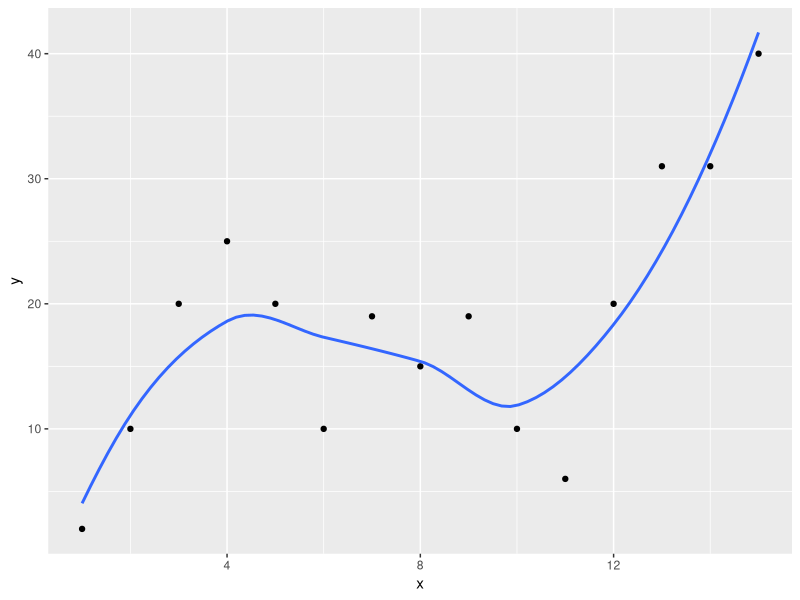
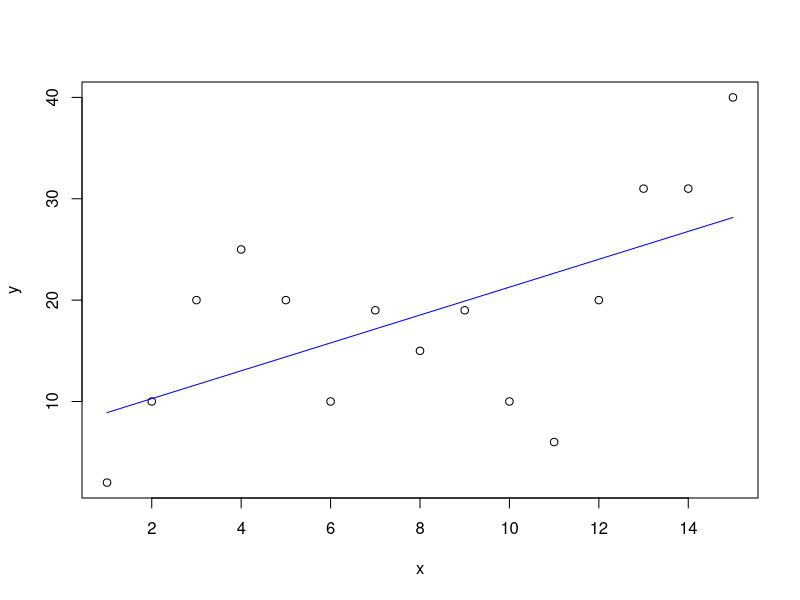
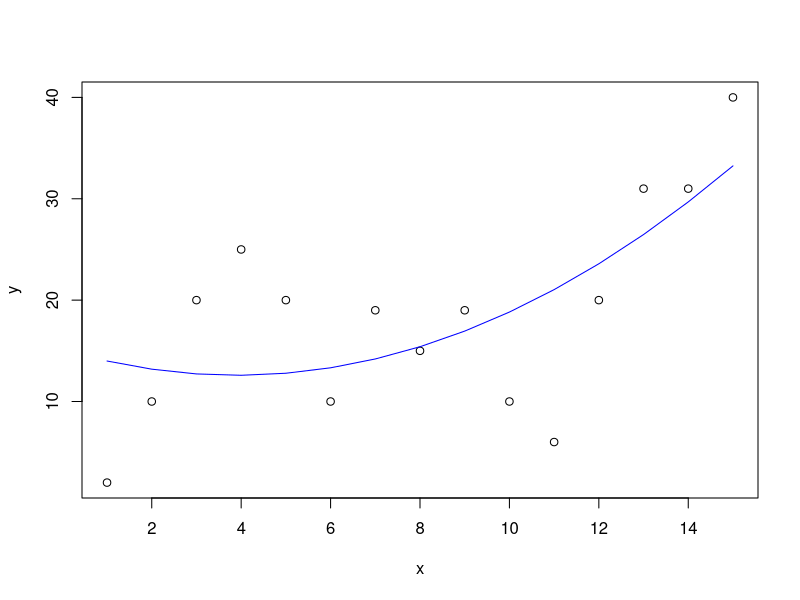
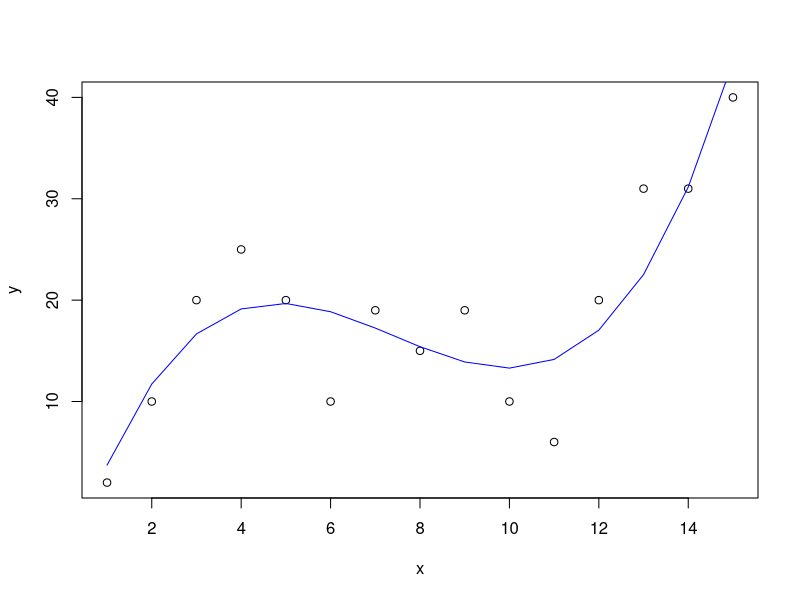
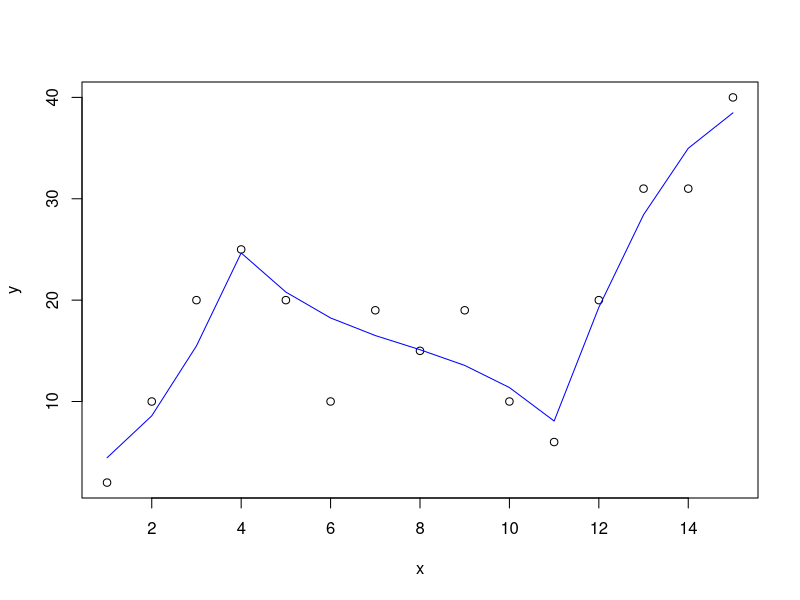
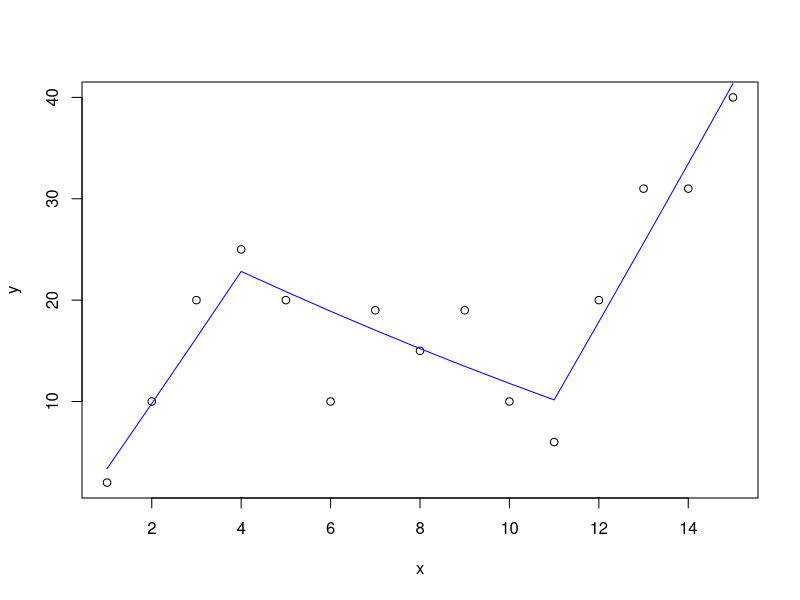
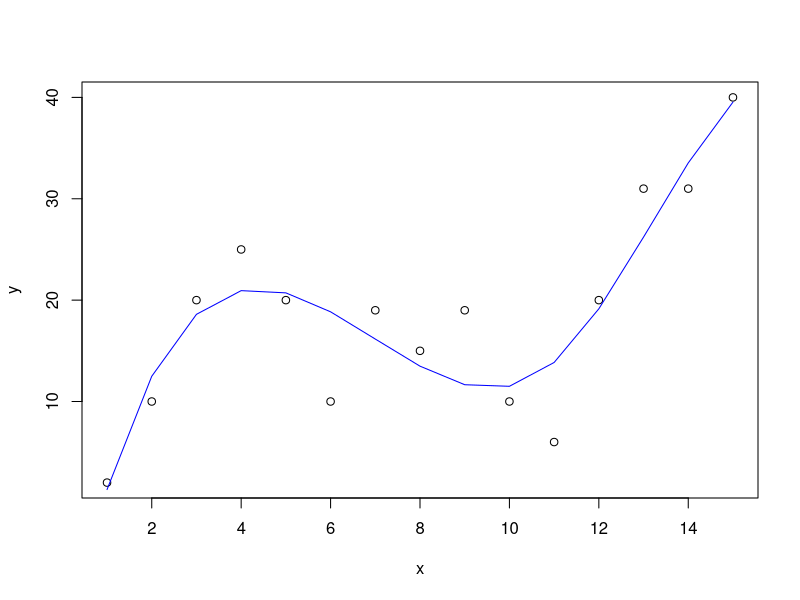
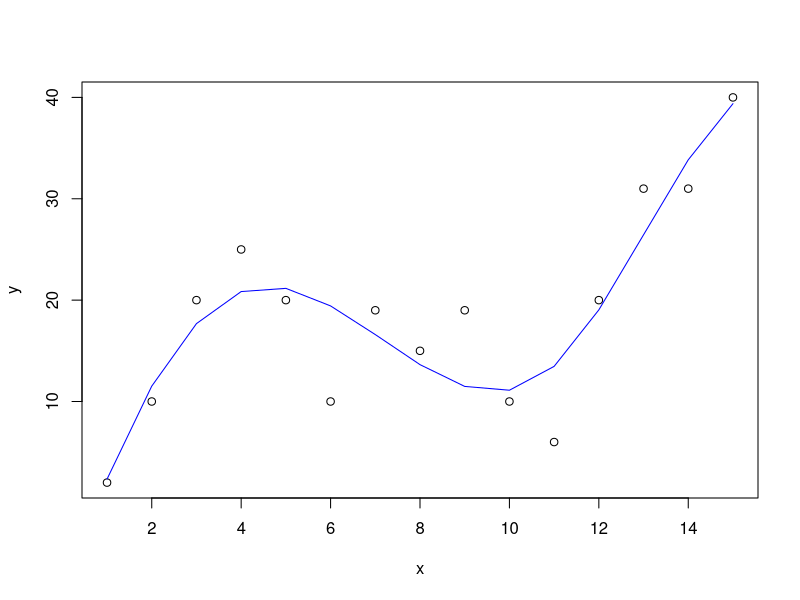

Write R code to recreate these figures, in order.
## ---- chunk 1
#| label: learning-overview
learning_overview <- data.frame(
  section = "Biostatistics",
  category = "Statistical Models",
  topic = "Spline regression"
)
learning_overview
## ---- chunk 2
knitr::opts_chunk$set(echo = TRUE)
## ---- chunk 3
library(splines) 
library(ggplot2)

df <- data.frame(x=1:15,
                 y=c(2, 10, 20, 25, 20, 10, 19, 15, 19, 10, 6, 20, 31, 31, 40))

#create scatter plot with line of best fit
ggplot(df, aes(x=x, y=y)) +
  geom_point() +
  geom_smooth(method=loess, se=FALSE)
## ---- chunk 4
# plot a line
m1 <- lm(y~x,data=df)
plot(y~x,df)
lines(df$x,predict(m1),col="blue")

# # square
m2_1 <- lm(y~  I(x**2)+x,data=df)
plot(y~x,df)
lines(df$x,predict(m2_1),col="blue")

# a cube curve 
m2 <- lm(y~ I(x**3)+I(x**2)+x,data=df)
plot(y~x,df)
lines(df$x,predict(m2),col="blue")
## ---- chunk 5
# divide datasets into bins, cut off 4 and 11
newdf = data.frame(x = df$x, 
                   y = df$y, 
                   tt1 = (df$x - 4)  * (df$x > 4),
                   tt2 = (df$x - 11)  * (df$x > 11))

# spline curve with line sharp join connection , if tt1 is one power of x. tt1 has a big influence to the original cube curve. 
# cubic
m3 <- lm(y~ I(x**3)+I(x**2)+x+tt1+tt2,data=newdf)
plot(y~x,newdf)
lines(newdf$x,predict(m3),col="blue")

# square
m3_2 <- lm(y~  I(x**2)+x+tt1+tt2,data=newdf)
plot(y~x,newdf)
lines(newdf$x,predict(m3_2),col="blue")
## ---- chunk 6
# divide datasets into bins, 4, 11
newdf = data.frame(x = df$x, 
                   y = df$y, 
                   tt1 = (df$x - 4)**1  * (df$x > 4),
                   tt2 = (df$x - 11)**1  * (df$x > 11))

# spline curve with smooth join connection , if tt1 is cube of x. tt1 has a little influence to the original cube curve. 
# cubic
m3 <- lm(y~ I(x**3)+I(x**2)+x+I(tt1**3)+I(tt2**3),data=newdf)
summary(m3)
plot(y~x,newdf)
lines(newdf$x,predict(m3),col="blue")

#################### square
m3_3 <- lm(y~  I(x**2)+x+I(tt1**3)+I(tt2**3),data=newdf)
summary(m3_3)
plot(y~x,newdf)
lines(newdf$x,predict(m3_3),col="blue")
## ---- chunk 7
# creating b-spline term in a regression model 
# Remember that the default spline model in R is a third-degree polynomial. This is because it is hard for the eye to detect the discontinuity at the knots.

model <- lm(y~ bs(x, knots=c(4,11)),data=newdf)
summary(model)

# plot x and predictions
lims <- range(df$x)
lims.grid <- seq(from=lims[1],to=lims[2])
pred <- predict(model,newdata=list(x=lims.grid),se=T)
# head(pred)

# plot with std error area
plot(y~x,newdf)
lines(newdf$x,pred$fit,col="blue")
lines(newdf$x,pred$fit+2*pred$se.fit,col="green")
lines(newdf$x,pred$fit-2*pred$se.fit,col="green")

# how to determine K knots
# A somewhat more objective approach is to use cross-validation.
# This procedure can be repeated for different numbers of knots K. Then the value of K giving the smallest RSS is chosen.
